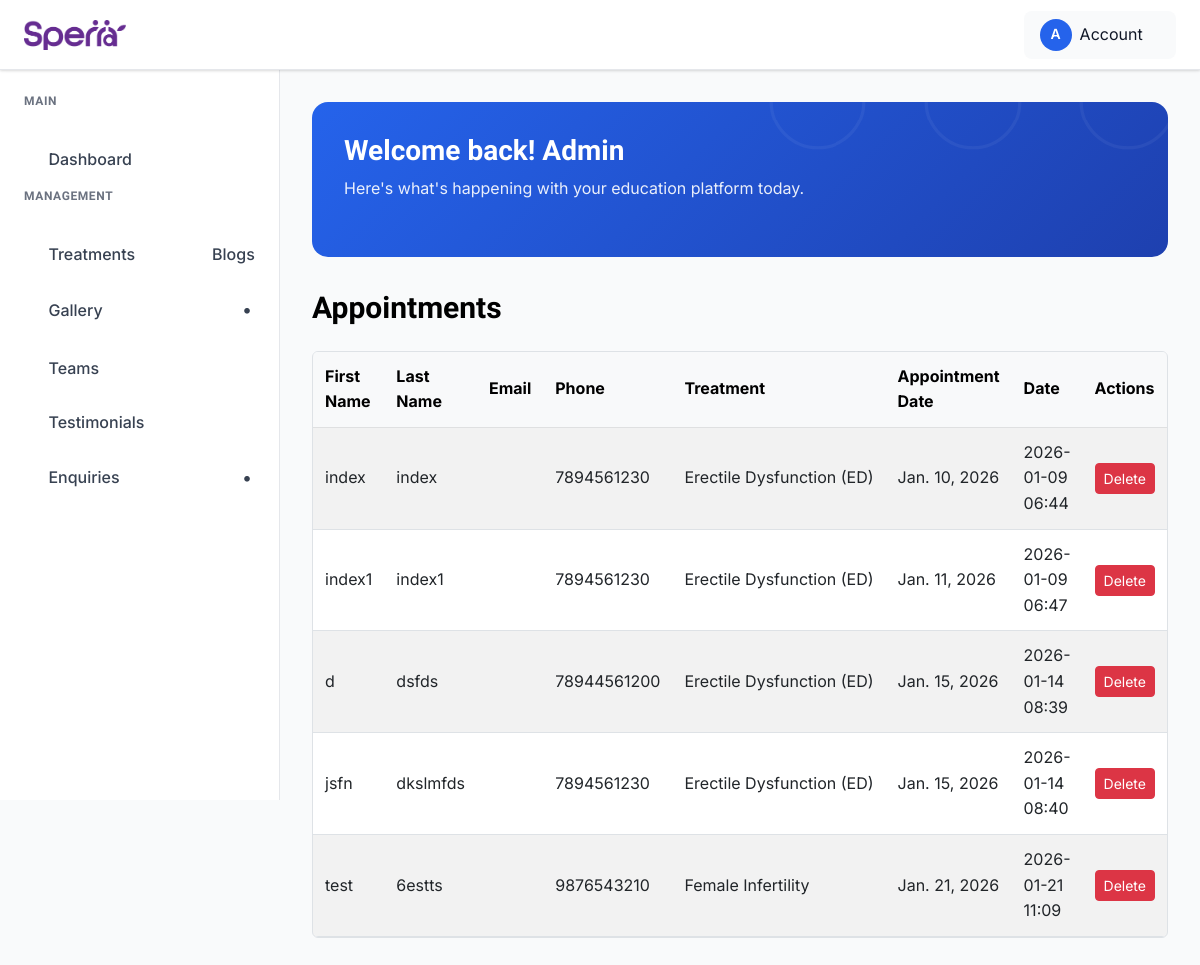
/view-appointments/ (signed in), run on the app's committed database.
### sperra_app/models.py (models this page shows, shortened)
class Appointment(models.Model):
    first_name = models.CharField(max_length=100)
    last_name = models.CharField(max_length=100)
    phone = models.CharField(max_length=20)
    treatment = models.ForeignKey(
        Treatments,
        on_delete=models.CASCADE,
        related_name="appointments"
    )
    appointment_date = models.DateField()
    created_at = models.DateTimeField(auto_now_add=True)

class Treatments(models.Model):
    image = models.ImageField(upload_to="treatments/", help_text="Treatment cover image")
    slug = models.SlugField(unique=True, blank=True)
    title = models.CharField(max_length=200)
    description = models.TextField()
    created_at = models.DateTimeField(auto_now_add=True)
    class Meta:
        ordering = ["-created_at"]
    def __str__(self):
        return self.title

### sperra_app/views.py (the view)
# urls.py: path("view-appointments/", views.view_appointments, name="view_appointments"),
@login_required(login_url="admin_login")
def view_appointments(request):
    inquiries = Appointment.objects.all().order_by("created_at")
    paginator = Paginator(inquiries, 7)  # Show 20 inquiries per page
    page_number = request.GET.get("page")
    page_obj = paginator.get_page(page_number)
    context = {
        "inquiries": page_obj,
    }
    return render(request, "admin_pages/view_appointments.html", context)

### templates/admin_pages/view_appointments.html (shortened to what this page needs)
{% extends "admin_pages/base.html" %}
{% load static %}
{% block content %}
<div class="dashboard__form__wraper">
    <div class="create__course__title mb-4">
        <div
            class="d-flex flex-column flex-md-row justify-content-between align-items-start align-items-md-center gap-2">
            <h4 class="mb-2 mb-md-0">Appointments</h4>
        </div>
    </div>
    <div class="custom-table-container">
        <table class="table table-striped table-hover align-middle">
            <thead class="table-light">
                <tr>
                    <th scope="col">First Name</th>
                    <th scope="col">Last Name</th>
                    <th scope="col">Email</th>
                    <th scope="col">Phone</th>
                    <th scope="col">Treatment</th>
                    <th scope="col">Appointment Date</th>
                    <th scope="col">Date</th>
                    <th scope="col">Actions</th>
                </tr>
            </thead>
            <tbody>
                {% for inquiry in inquiries %}
                <tr>
                    <td>{{ inquiry.first_name }}</td>
                    <td>{{ inquiry.last_name }}</td>
                    <td>{{ inquiry.email }}</td>
                    <td>{{ inquiry.phone|default:"-" }}</td>
                    <td class="description-cell" title="{{ inquiry.message }}">
                        {{ inquiry.treatment|truncatewords:10 }}
                    </td>
                    <td>{{ inquiry.appointment_date }}</td>
                    <td>{{ inquiry.created_at|date:"Y-m-d H:i" }}</td>
                    <td>
                        <button type="button" class="btn btn-sm btn-danger" data-bs-toggle="modal"
                            data-bs-target="#deleteInquiryModal{{ inquiry.id }}">
                            Delete
                        </button>
                    </td>
                </tr>
                {% endfor %}
            </tbody>
        </table>
    </div>
</div>
{% endblock %}

### templates/admin_pages/base.html (style rules this page uses)
:root { --primary-blue: #2563eb; --dark-blue: #1e40af; --light-blue: #dbeafe; --sidebar-width: 280px; --header-height: 70px; --white: #ffffff; --gray-50: #f9fafb; --gray-100: #f3f4f6; --gray-200: #e5e7eb; --gray-300: #d1d5db; --gray-500: #6b7280; --gray-700: #374151; --gray-800: #1f2937; --gray-900: #111827; --shadow: 0 1px 3px 0 rgba(0, 0, 0, 0.1), 0 1px 2px 0 rgba(0, 0, 0, 0.06); --shadow-lg: 0 10px 15px -3px rgba(0, 0, 0, 0.1), 0 4px 6px -2px rgba(0, 0, 0, 0.05); }
* { margin: 0; padding: 0; box-sizing: border-box; }
body { font-family: 'Inter', 'Segoe UI', Tahoma, Geneva, Verdana, sans-serif; background-color: var(--gray-50); color: var(--gray-900); line-height: 1.6; }
body { -webkit-user-select: none; -moz-user-select: none; -ms-user-select: none; user-select: none; }

### templates/admin_pages/view_appointments.html (style rules this page uses)
.custom-table-container { width: 100%; overflow-x: auto; -webkit-overflow-scrolling: touch; border: 1px solid #dee2e6; border-radius: 0.375rem; background: white; margin-bottom: 1rem; position: relative; }
.custom-table-container { overflow-y: hidden; }
.custom-table-container table { min-width: 800px; width: 100%; margin-bottom: 0; }
.description-cell { max-width: 250px; overflow: hidden; text-overflow: ellipsis; white-space: nowrap; }
.custom-table-container .table th, .custom-table-container .table td { vertical-align: middle; padding: 0.75rem; }
.custom-table-container thead th { position: sticky; top: 0; background-color: #f8f9fa; z-index: 10; box-shadow: 0 1px 0 #dee2e6; }

### data on the page
Appointment: first_name "index", last_name "index", phone "7894561230", treatment "Erectile Dysfunction (ED)", appointment_date "Jan. 10, 2026", created_at "2026-01-09 06:44"
Appointment: first_name "index1", last_name "index1", phone "7894561230", treatment "Erectile Dysfunction (ED)", appointment_date "Jan. 11, 2026", created_at "2026-01-09 06:47"
Appointment: first_name "d", last_name "dsfds", phone "78944561200", treatment "Erectile Dysfunction (ED)", appointment_date "Jan. 15, 2026", created_at "2026-01-14 08:39"
Appointment: first_name "jsfn", last_name "dkslmfds", phone "7894561230", treatment "Erectile Dysfunction (ED)", appointment_date "Jan. 15, 2026", created_at "2026-01-14 08:40"
Appointment: first_name "test", last_name "6estts", phone "9876543210", treatment "Female Infertility", appointment_date "Jan. 21, 2026", created_at "2026-01-21 11:09"
